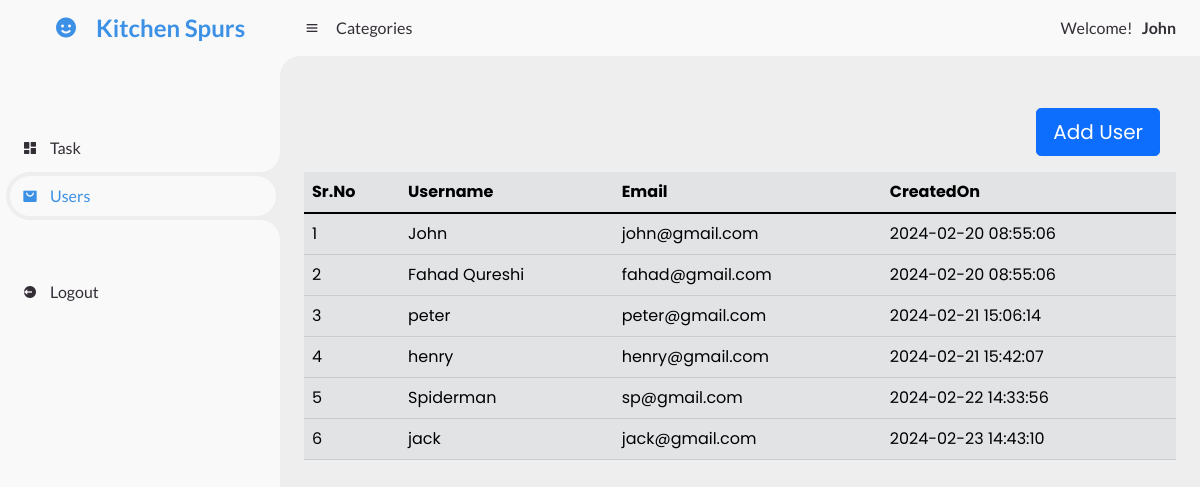
/users.php (signed in), run on the app's committed database.
### tables this page shows
CREATE TABLE `users` (
  `id` int(11) NOT NULL,
  `username` varchar(50) DEFAULT NULL,
  `email` varchar(120) DEFAULT NULL,
  `password` varchar(120) DEFAULT NULL,
  `createdOn` timestamp NOT NULL DEFAULT current_timestamp(),
  `modifiedOn` timestamp NOT NULL DEFAULT current_timestamp() ON UPDATE current_timestamp(),
  `isDeleted` bit(1) NOT NULL DEFAULT b'0'
);

### users.php (the view, shortened to what this page needs)
<?php require("./required/config.php") ?>
<!DOCTYPE html>
<html lang="en">
<head>
    <link href="https://unpkg.com/boxicons@2.0.9/css/boxicons.min.css" rel="stylesheet" />
    <link href="https://cdn.jsdelivr.net/npm/bootstrap@5.1.3/dist/css/bootstrap.min.css" rel="stylesheet">
    <link rel="stylesheet" href="style.css" />
</head>
<body>
    <section id="sidebar">
        <a href="index.php" class="brand">
            <i class="bx bxs-smile"></i>
            <span class="text">Kitchen Spurs</span>
        </a>
        <ul class="side-menu top">
            <li>
                <a href="index.php">
                    <i class="bx bxs-dashboard"></i>
                    <span class="text">Task</span>
                </a>
            </li>
            <li>
                <a href="users.php">
                    <i class="bx bxs-shopping-bag-alt"></i>
                    <span class="text">Users</span>
                </a>
            </li>
        </ul>
        <ul class="side-menu">
            <?php if (isset($_SESSION['LoggedIn'])) { ?>
                <li>
                    <a href="logout.php">
                        <i class="bx bxs-log-out-circle"></i>
                        <span class="text">Logout</span></a>
                </li>
            <?php } ?>
        </ul>
    </section>
    <section id="content">
        <nav class=" d-flex justify-content-between">
            <div class="d-flex">
                <i class="bx bx-menu my-auto"></i>
                <a href="#" class="nav-link">Categories</a>
            </div>
            <div class="">
                <a href="#" class="profile">
                    Welcome! &nbsp;
                    <span class="fw-bold">
                        <?php
                        $username = $_SESSION['username'];
                        echo $username;
                        ?>
                    </span>
                </a>
            </div>
        </nav>
        <main>
            <div class="text-end m-3">
                <button type="button" class="btn btn-primary btn-lg" data-bs-toggle="modal" data-bs-target="#addUsermodelId">
                    Add User
                </button>
            </div>
            <div class="table-responsive">
                <table class="table table-secondary">
                    <thead>
                        <tr>
                            <th scope="col">Sr.No</th>
                            <th scope="col">Username</th>
                            <th scope="col">Email</th>
                            <th scope="col">CreatedOn</th>
                        </tr>
                    </thead>
                    <tbody>
                        <?php
                        $read_user = "SELECT * FROM `users` WHERE `isDeleted` = '0'";
                        $result = $mysqli->query($read_user);
                        if ($result->num_rows > 0) {
                            $i = 1;
                            while ($row = $result->fetch_object()) {
                        ?>
                                <tr>
                                    <td><?= $i ?></td>
                                    <td><?= $row->username ?></td>
                                    <td><?= $row->email ?></td>
                                    <td><?= $row->createdOn ?></td>
                                </tr>
                        <?php
                                $i++;
                            }
                        }
                        ?>
                    </tbody>
                </table>
            </div>
        </main>
    </section>
</body>
</html>

### style.css (style rules this page uses)
* { margin: 0; padding: 0; box-sizing: border-box; }
a { text-decoration: none; }
li { list-style: none; }
:root { --poppins: "Poppins", sans-serif; --lato: "Lato", sans-serif; --light: #f9f9f9; --blue: #3c91e6; --light-blue: #cfe8ff; --grey: #eee; --dark-grey: #aaaaaa; --dark: #342e37; --red: #db504a; --green: #80e992; --yellow: #ffce26; --light-yellow: #fff2c6; --orange: #fd7238; --light-orange: #ffe0d3; --light-green: #c2f5ae; }
html { overflow-x: hidden; }
body { background: var(--grey); overflow-x: hidden; }
#sidebar { position: fixed; top: 0; left: 0; width: 280px; height: 100%; background: var(--light); z-index: 0; font-family: var(--lato); transition: 0.3s ease; overflow-x: hidden; scrollbar-width: none; }
#sidebar .brand { font-size: 24px; font-weight: 700; height: 56px; display: flex; align-items: center; color: var(--blue); position: sticky; top: 0; left: 0; background: var(--light); z-index: 500; padding-bottom: 20px; box-sizing: content-box; margin-left: 1.5em; }
#sidebar .brand .bx { min-width: 60px; display: flex; justify-content: center; }
#sidebar .side-menu { width: 100%; margin-top: 48px; padding-left: 0 !important; }
#sidebar .side-menu li { height: 48px; background: transparent; margin-left: 6px; border-radius: 48px 0 0 48px; padding: 4px; }
#sidebar .side-menu li.active { background: var(--grey); position: relative; }
#sidebar .side-menu li.active::before { content: ""; position: absolute; width: 40px; height: 40px; border-radius: 50%; top: -40px; right: 0; box-shadow: 20px 20px 0 var(--grey); z-index: -1; }
#sidebar .side-menu li.active::after { content: ""; position: absolute; width: 40px; height: 40px; border-radius: 50%; bottom: -40px; right: 0; box-shadow: 20px -20px 0 var(--grey); z-index: -1; }
#sidebar .side-menu li a { width: 100%; height: 100%; background: var(--light); display: flex; align-items: center; border-radius: 48px; font-size: 16px; color: var(--dark); white-space: nowrap; overflow-x: hidden; }
#sidebar .side-menu.top li.active a { color: var(--blue); }
#sidebar .side-menu li a .bx { min-width: calc(60px - ((4px + 6px) * 2)); display: flex; justify-content: center; }
#content { position: relative; width: calc(100% - 280px); left: 280px; transition: 0.3s ease; }
#content nav { height: 56px; background: var(--light); padding: 0 24px; display: flex; align-items: center; grid-gap: 24px; font-family: var(--lato); position: sticky; top: 0; left: 0; z-index: 1000; }
#content nav::before { content: ""; position: absolute; width: 40px; height: 40px; bottom: -40px; left: 0; border-radius: 50%; box-shadow: -20px -20px 0 var(--light); }
#content nav a { color: var(--dark); }
#content nav .bx.bx-menu { cursor: pointer; color: var(--dark); }
#content nav .nav-link { font-size: 16px; transition: 0.3s ease; }
#content main { width: 100%; padding: 36px 24px; font-family: var(--poppins); max-height: calc(100vh - 56px); overflow-y: auto; }

### data on the page
users: username "John", email "john@gmail.com", createdOn "2024-02-20 08:55:06"
users: username "Fahad Qureshi", email "fahad@gmail.com", createdOn "2024-02-20 08:55:06"
users: username "peter", email "peter@gmail.com", createdOn "2024-02-21 15:06:14"
users: username "henry", email "henry@gmail.com", createdOn "2024-02-21 15:42:07"
users: username "Spiderman", email "sp@gmail.com", createdOn "2024-02-22 14:33:56"
users: username "jack", email "jack@gmail.com", createdOn "2024-02-23 14:43:10"

### other printed values
$username "John"
